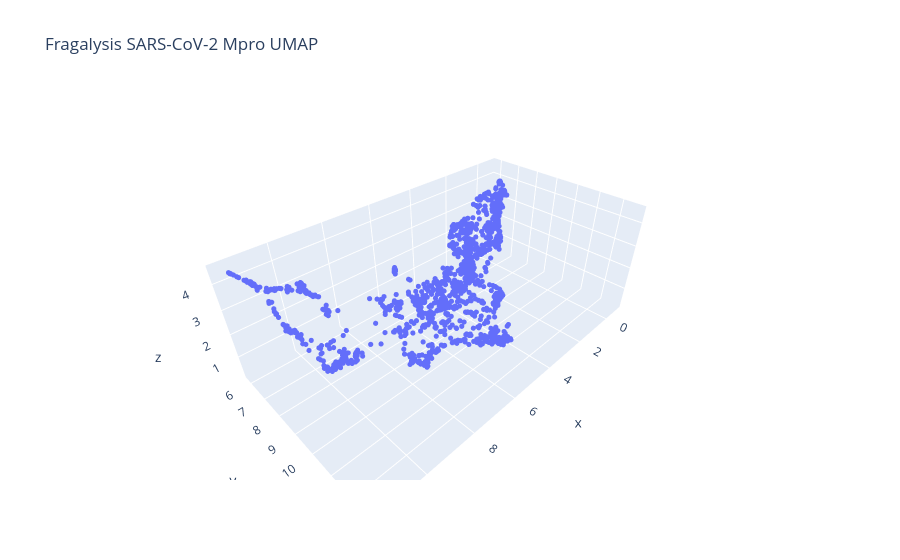

Notebook source saved alongside this figure:
### Markdown cell above
### 3.2.2 3D

### Code cell
plot_df_3d = pd.DataFrame({
    "x": umap_embedding[:, 0],
    "y": umap_embedding[:, 1],
    "z": umap_embedding[:, 2],
    "pdb_id": ids,
    "subsites": df["subsites"].astype(str),
    "smiles": df["lig_smiles"]
})

fig_3d = px.scatter_3d(plot_df_3d, 
                       x="x", y="y", z="z",
                       hover_data=["pdb_id", "subsites", "smiles"], 
                       title="Fragalysis SARS-CoV-2 Mpro UMAP")


fig_3d.update_traces(marker_size=3)

### Figure 1 — Plotly figure (JSON) as saved in the notebook; plotly's stock layout.template omitted (floating-point values rounded to 4 significant figures; data arrays with more than 128 entries replaced by an {"elided": "..."} marker saying what was removed)
{"data": [{"customdata": {"elided": "1319x3 str values"}, "hovertemplate": "x=%{x}<br>y=%{y}<br>z=%{z}<br>pdb_id=%{customdata[0]}<br>subsites=%{customdata[1]}<br>smiles=%{customdata[2]}<extra></extra>", "legendgroup": "", "marker": {"color": "#636efa", "size": 3, "symbol": "circle"}, "mode": "markers", "name": "", "scene": "scene", "showlegend": false, "type": "scatter3d", "x": {"elided": "1319 float values"}, "y": {"elided": "1319 float values"}, "z": {"elided": "1319 float values"}}], "layout": {"legend": {"tracegroupgap": 0}, "scene": {"domain": {"x": [0, 1], "y": [0, 1]}, "xaxis": {"title": {"text": "x"}}, "yaxis": {"title": {"text": "y"}}, "zaxis": {"title": {"text": "z"}}}, "title": {"text": "Fragalysis SARS-CoV-2 Mpro UMAP"}}}
